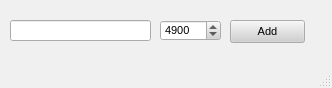
<ui version="4.0" >
 <class>ConnectDialog</class>
 <widget class="QMainWindow" name="ConnectDialog" >
  <property name="geometry" >
   <rect>
    <x>0</x>
    <y>0</y>
    <width>332</width>
    <height>88</height>
   </rect>
  </property>
  <property name="palette" >
   <palette>
    <active>
     <colorrole role="WindowText" >
      <brush brushstyle="SolidPattern" >
       <color alpha="255" >
        <red>16</red>
        <green>16</green>
        <blue>16</blue>
       </color>
      </brush>
     </colorrole>
     <colorrole role="Button" >
      <brush brushstyle="SolidPattern" >
       <color alpha="255" >
        <red>208</red>
        <green>208</green>
        <blue>208</blue>
       </color>
      </brush>
     </colorrole>
     <colorrole role="Light" >
      <brush brushstyle="SolidPattern" >
       <color alpha="255" >
        <red>255</red>
        <green>255</green>
        <blue>255</blue>
       </color>
      </brush>
     </colorrole>
     <colorrole role="Midlight" >
      <brush brushstyle="SolidPattern" >
       <color alpha="255" >
        <red>247</red>
        <green>247</green>
        <blue>247</blue>
       </color>
      </brush>
     </colorrole>
     <colorrole role="Dark" >
      <brush brushstyle="SolidPattern" >
       <color alpha="255" >
        <red>104</red>
        <green>104</green>
        <blue>104</blue>
       </color>
      </brush>
     </colorrole>
     <colorrole role="Mid" >
      <brush brushstyle="SolidPattern" >
       <color alpha="255" >
        <red>160</red>
        <green>160</green>
        <blue>160</blue>
       </color>
      </brush>
     </colorrole>
     <colorrole role="Text" >
      <brush brushstyle="SolidPattern" >
       <color alpha="255" >
        <red>0</red>
        <green>0</green>
        <blue>0</blue>
       </color>
      </brush>
     </colorrole>
     <colorrole role="BrightText" >
      <brush brushstyle="SolidPattern" >
       <color alpha="255" >
        <red>255</red>
        <green>255</green>
        <blue>255</blue>
       </color>
      </brush>
     </colorrole>
     <colorrole role="ButtonText" >
      <brush brushstyle="SolidPattern" >
       <color alpha="255" >
        <red>0</red>
        <green>0</green>
        <blue>0</blue>
       </color>
      </brush>
     </colorrole>
     <colorrole role="Base" >
      <brush brushstyle="SolidPattern" >
       <color alpha="255" >
        <red>255</red>
        <green>255</green>
        <blue>255</blue>
       </color>
      </brush>
     </colorrole>
     <colorrole role="Window" >
      <brush brushstyle="SolidPattern" >
       <color alpha="255" >
        <red>240</red>
        <green>240</green>
        <blue>240</blue>
       </color>
      </brush>
     </colorrole>
     <colorrole role="Shadow" >
      <brush brushstyle="SolidPattern" >
       <color alpha="255" >
        <red>0</red>
        <green>0</green>
        <blue>0</blue>
       </color>
      </brush>
     </colorrole>
     <colorrole role="Highlight" >
      <brush brushstyle="SolidPattern" >
       <color alpha="255" >
        <red>0</red>
        <green>0</green>
        <blue>0</blue>
       </color>
      </brush>
     </colorrole>
     <colorrole role="HighlightedText" >
      <brush brushstyle="SolidPattern" >
       <color alpha="255" >
        <red>255</red>
        <green>255</green>
        <blue>255</blue>
       </color>
      </brush>
     </colorrole>
     <colorrole role="Link" >
      <brush brushstyle="SolidPattern" >
       <color alpha="255" >
        <red>0</red>
        <green>0</green>
        <blue>255</blue>
       </color>
      </brush>
     </colorrole>
     <colorrole role="LinkVisited" >
      <brush brushstyle="SolidPattern" >
       <color alpha="255" >
        <red>255</red>
        <green>0</green>
        <blue>255</blue>
       </color>
      </brush>
     </colorrole>
     <colorrole role="AlternateBase" >
      <brush brushstyle="SolidPattern" >
       <color alpha="255" >
        <red>247</red>
        <green>247</green>
        <blue>247</blue>
       </color>
      </brush>
     </colorrole>
    </active>
    <inactive>
     <colorrole role="WindowText" >
      <brush brushstyle="SolidPattern" >
       <color alpha="255" >
        <red>16</red>
        <green>16</green>
        <blue>16</blue>
       </color>
      </brush>
     </colorrole>
     <colorrole role="Button" >
      <brush brushstyle="SolidPattern" >
       <color alpha="255" >
        <red>208</red>
        <green>208</green>
        <blue>208</blue>
       </color>
      </brush>
     </colorrole>
     <colorrole role="Light" >
      <brush brushstyle="SolidPattern" >
       <color alpha="255" >
        <red>255</red>
        <green>255</green>
        <blue>255</blue>
       </color>
      </brush>
     </colorrole>
     <colorrole role="Midlight" >
      <brush brushstyle="SolidPattern" >
       <color alpha="255" >
        <red>247</red>
        <green>247</green>
        <blue>247</blue>
       </color>
      </brush>
     </colorrole>
     <colorrole role="Dark" >
      <brush brushstyle="SolidPattern" >
       <color alpha="255" >
        <red>104</red>
        <green>104</green>
        <blue>104</blue>
       </color>
      </brush>
     </colorrole>
     <colorrole role="Mid" >
      <brush brushstyle="SolidPattern" >
       <color alpha="255" >
        <red>160</red>
        <green>160</green>
        <blue>160</blue>
       </color>
      </brush>
     </colorrole>
     <colorrole role="Text" >
      <brush brushstyle="SolidPattern" >
       <color alpha="255" >
        <red>0</red>
        <green>0</green>
        <blue>0</blue>
       </color>
      </brush>
     </colorrole>
     <colorrole role="BrightText" >
      <brush brushstyle="SolidPattern" >
       <color alpha="255" >
        <red>255</red>
        <green>255</green>
        <blue>255</blue>
       </color>
      </brush>
     </colorrole>
     <colorrole role="ButtonText" >
      <brush brushstyle="SolidPattern" >
       <color alpha="255" >
        <red>0</red>
        <green>0</green>
        <blue>0</blue>
       </color>
      </brush>
     </colorrole>
     <colorrole role="Base" >
      <brush brushstyle="SolidPattern" >
       <color alpha="255" >
        <red>255</red>
        <green>255</green>
        <blue>255</blue>
       </color>
      </brush>
     </colorrole>
     <colorrole role="Window" >
      <brush brushstyle="SolidPattern" >
       <color alpha="255" >
        <red>240</red>
        <green>240</green>
        <blue>240</blue>
       </color>
      </brush>
     </colorrole>
     <colorrole role="Shadow" >
      <brush brushstyle="SolidPattern" >
       <color alpha="255" >
        <red>0</red>
        <green>0</green>
        <blue>0</blue>
       </color>
      </brush>
     </colorrole>
     <colorrole role="Highlight" >
      <brush brushstyle="SolidPattern" >
       <color alpha="255" >
        <red>0</red>
        <green>0</green>
        <blue>0</blue>
       </color>
      </brush>
     </colorrole>
     <colorrole role="HighlightedText" >
      <brush brushstyle="SolidPattern" >
       <color alpha="255" >
        <red>255</red>
        <green>255</green>
        <blue>255</blue>
       </color>
      </brush>
     </colorrole>
     <colorrole role="Link" >
      <brush brushstyle="SolidPattern" >
       <color alpha="255" >
        <red>0</red>
        <green>0</green>
        <blue>255</blue>
       </color>
      </brush>
     </colorrole>
     <colorrole role="LinkVisited" >
      <brush brushstyle="SolidPattern" >
       <color alpha="255" >
        <red>255</red>
        <green>0</green>
        <blue>255</blue>
       </color>
      </brush>
     </colorrole>
     <colorrole role="AlternateBase" >
      <brush brushstyle="SolidPattern" >
       <color alpha="255" >
        <red>247</red>
        <green>247</green>
        <blue>247</blue>
       </color>
      </brush>
     </colorrole>
    </inactive>
    <disabled>
     <colorrole role="WindowText" >
      <brush brushstyle="SolidPattern" >
       <color alpha="255" >
        <red>104</red>
        <green>104</green>
        <blue>104</blue>
       </color>
      </brush>
     </colorrole>
     <colorrole role="Button" >
      <brush brushstyle="SolidPattern" >
       <color alpha="255" >
        <red>208</red>
        <green>208</green>
        <blue>208</blue>
       </color>
      </brush>
     </colorrole>
     <colorrole role="Light" >
      <brush brushstyle="SolidPattern" >
       <color alpha="255" >
        <red>255</red>
        <green>255</green>
        <blue>255</blue>
       </color>
      </brush>
     </colorrole>
     <colorrole role="Midlight" >
      <brush brushstyle="SolidPattern" >
       <color alpha="255" >
        <red>247</red>
        <green>247</green>
        <blue>247</blue>
       </color>
      </brush>
     </colorrole>
     <colorrole role="Dark" >
      <brush brushstyle="SolidPattern" >
       <color alpha="255" >
        <red>104</red>
        <green>104</green>
        <blue>104</blue>
       </color>
      </brush>
     </colorrole>
     <colorrole role="Mid" >
      <brush brushstyle="SolidPattern" >
       <color alpha="255" >
        <red>160</red>
        <green>160</green>
        <blue>160</blue>
       </color>
      </brush>
     </colorrole>
     <colorrole role="Text" >
      <brush brushstyle="SolidPattern" >
       <color alpha="255" >
        <red>104</red>
        <green>104</green>
        <blue>104</blue>
       </color>
      </brush>
     </colorrole>
     <colorrole role="BrightText" >
      <brush brushstyle="SolidPattern" >
       <color alpha="255" >
        <red>255</red>
        <green>255</green>
        <blue>255</blue>
       </color>
      </brush>
     </colorrole>
     <colorrole role="ButtonText" >
      <brush brushstyle="SolidPattern" >
       <color alpha="255" >
        <red>104</red>
        <green>104</green>
        <blue>104</blue>
       </color>
      </brush>
     </colorrole>
     <colorrole role="Base" >
      <brush brushstyle="SolidPattern" >
       <color alpha="255" >
        <red>240</red>
        <green>240</green>
        <blue>240</blue>
       </color>
      </brush>
     </colorrole>
     <colorrole role="Window" >
      <brush brushstyle="SolidPattern" >
       <color alpha="255" >
        <red>240</red>
        <green>240</green>
        <blue>240</blue>
       </color>
      </brush>
     </colorrole>
     <colorrole role="Shadow" >
      <brush brushstyle="SolidPattern" >
       <color alpha="255" >
        <red>0</red>
        <green>0</green>
        <blue>0</blue>
       </color>
      </brush>
     </colorrole>
     <colorrole role="Highlight" >
      <brush brushstyle="SolidPattern" >
       <color alpha="255" >
        <red>0</red>
        <green>0</green>
        <blue>0</blue>
       </color>
      </brush>
     </colorrole>
     <colorrole role="HighlightedText" >
      <brush brushstyle="SolidPattern" >
       <color alpha="255" >
        <red>255</red>
        <green>255</green>
        <blue>255</blue>
       </color>
      </brush>
     </colorrole>
     <colorrole role="Link" >
      <brush brushstyle="SolidPattern" >
       <color alpha="255" >
        <red>0</red>
        <green>0</green>
        <blue>255</blue>
       </color>
      </brush>
     </colorrole>
     <colorrole role="LinkVisited" >
      <brush brushstyle="SolidPattern" >
       <color alpha="255" >
        <red>255</red>
        <green>0</green>
        <blue>255</blue>
       </color>
      </brush>
     </colorrole>
     <colorrole role="AlternateBase" >
      <brush brushstyle="SolidPattern" >
       <color alpha="255" >
        <red>247</red>
        <green>247</green>
        <blue>247</blue>
       </color>
      </brush>
     </colorrole>
    </disabled>
   </palette>
  </property>
  <property name="font" >
   <font>
    <family>Arial</family>
    <pointsize>8</pointsize>
    <weight>50</weight>
    <italic>false</italic>
    <bold>false</bold>
    <underline>false</underline>
    <strikeout>false</strikeout>
   </font>
  </property>
  <property name="contextMenuPolicy" >
   <enum>Qt::NoContextMenu</enum>
  </property>
  <property name="windowTitle" >
   <string>Add a Host</string>
  </property>
  <property name="windowIcon" >
   <iconset resource="../resources.qrc" >:/resources/connect_to_network.png</iconset>
  </property>
  <widget class="QWidget" name="centralwidget" >
   <widget class="QLineEdit" name="lineEdit" >
    <property name="geometry" >
     <rect>
      <x>10</x>
      <y>20</y>
      <width>141</width>
      <height>21</height>
     </rect>
    </property>
   </widget>
   <widget class="QPushButton" name="pushButton" >
    <property name="geometry" >
     <rect>
      <x>230</x>
      <y>20</y>
      <width>75</width>
      <height>23</height>
     </rect>
    </property>
    <property name="text" >
     <string>Add</string>
    </property>
   </widget>
   <widget class="QSpinBox" name="spinBox" >
    <property name="geometry" >
     <rect>
      <x>160</x>
      <y>20</y>
      <width>61</width>
      <height>21</height>
     </rect>
    </property>
    <property name="minimum" >
     <number>1</number>
    </property>
    <property name="maximum" >
     <number>65535</number>
    </property>
    <property name="value" >
     <number>4900</number>
    </property>
   </widget>
  </widget>
  <widget class="QStatusBar" name="statusbar" />
 </widget>
 <resources>
  <include location="../resources.qrc" />
 </resources>
 <connections>
  <connection>
   <sender>lineEdit</sender>
   <signal>returnPressed()</signal>
   <receiver>pushButton</receiver>
   <slot>click()</slot>
   <hints>
    <hint type="sourcelabel" >
     <x>102</x>
     <y>35</y>
    </hint>
    <hint type="destinationlabel" >
     <x>270</x>
     <y>36</y>
    </hint>
   </hints>
  </connection>
 </connections>
</ui>
